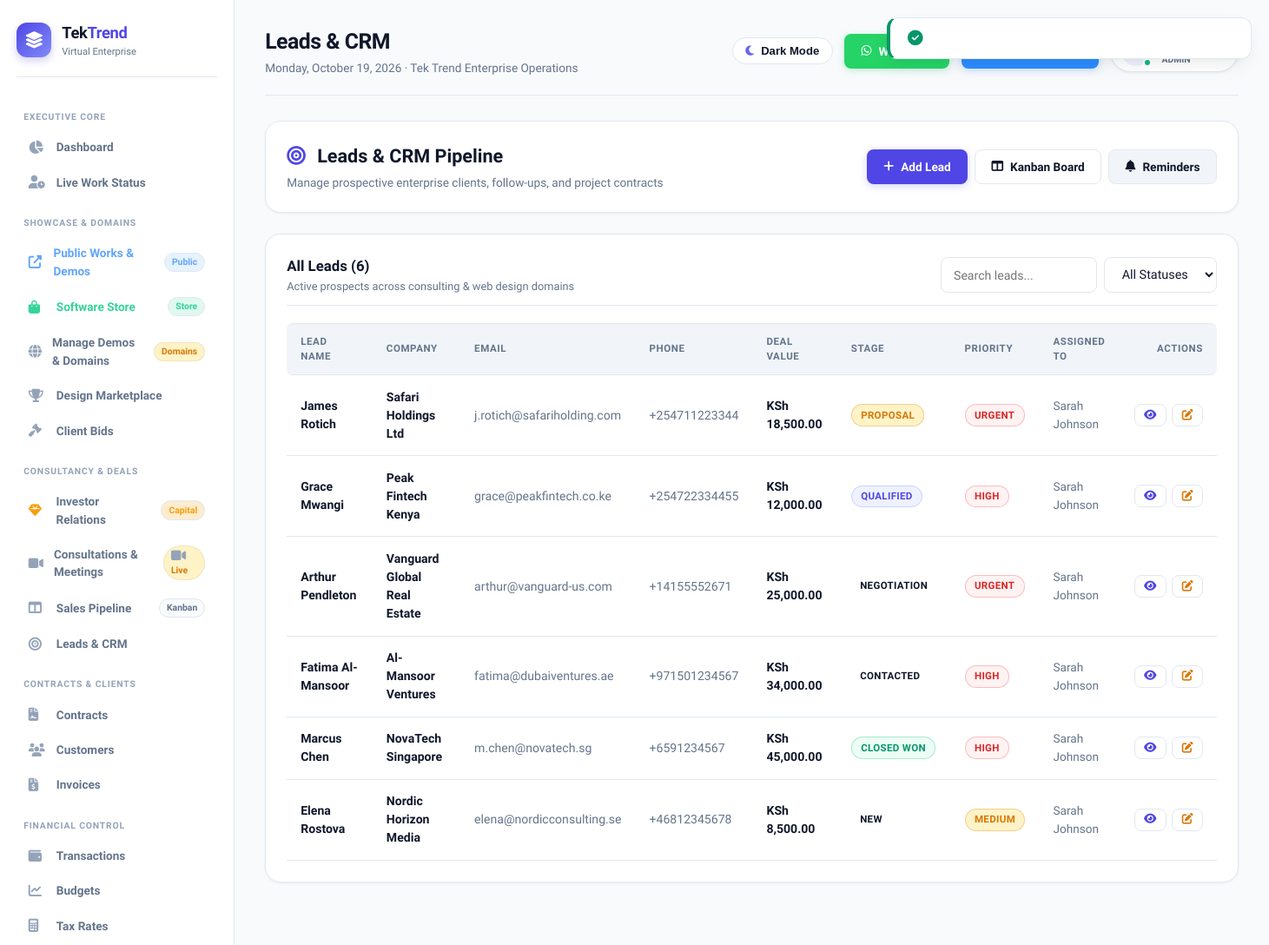
Page /leads (signed in) on the committed database.
### tables this page shows
CREATE TABLE `leads` (
    `id` INT UNSIGNED NOT NULL AUTO_INCREMENT,
    `source_id` INT UNSIGNED DEFAULT NULL,
    `assigned_to` INT UNSIGNED DEFAULT NULL,
    `first_name` VARCHAR(50) NOT NULL,
    `last_name` VARCHAR(50) NOT NULL,
    `email` VARCHAR(100) DEFAULT NULL,
    `phone` VARCHAR(20) DEFAULT NULL,
    `company` VARCHAR(100) DEFAULT NULL,
    `position` VARCHAR(100) DEFAULT NULL,
    `value` DECIMAL(12,2) DEFAULT 0.00,
    `status` ENUM('new','contacted','qualified','proposal','negotiation','closed_won','closed_lost') DEFAULT 'new',
    `priority` ENUM('low','medium','high','urgent') DEFAULT 'medium',
    `notes` TEXT,
    `next_followup` DATETIME DEFAULT NULL,
    `created_at` TIMESTAMP DEFAULT CURRENT_TIMESTAMP,
    `updated_at` TIMESTAMP DEFAULT CURRENT_TIMESTAMP ON UPDATE CURRENT_TIMESTAMP,
    PRIMARY KEY (`id`),
    KEY `source_id` (`source_id`),
    KEY `assigned_to` (`assigned_to`),
    KEY `status` (`status`),
    KEY `priority` (`priority`),
    KEY `next_followup` (`next_followup`)
);

CREATE TABLE `users` (
    `id` INT UNSIGNED NOT NULL AUTO_INCREMENT,
    `department_id` INT UNSIGNED DEFAULT NULL,
    `employee_id` VARCHAR(20) NOT NULL,
    `first_name` VARCHAR(50) NOT NULL,
    `last_name` VARCHAR(50) NOT NULL,
    `email` VARCHAR(100) NOT NULL,
    `phone` VARCHAR(20) DEFAULT NULL,
    `password` VARCHAR(255) NOT NULL,
    `role` ENUM('admin','manager','employee','accountant','sales','support','client','partner') DEFAULT 'employee',
    `position` VARCHAR(100) DEFAULT NULL,
    `avatar` VARCHAR(255) DEFAULT NULL,
    `status` ENUM('active','inactive','suspended','pending') DEFAULT 'active',
    `last_login` TIMESTAMP NULL DEFAULT NULL,
    `last_activity` TIMESTAMP NULL DEFAULT NULL,
    `is_online` TINYINT(1) DEFAULT 0,
    `work_status` ENUM('offline','working','away','break','meeting') DEFAULT 'offline',
    `created_at` TIMESTAMP DEFAULT CURRENT_TIMESTAMP,
    `updated_at` TIMESTAMP DEFAULT CURRENT_TIMESTAMP ON UPDATE CURRENT_TIMESTAMP,
    PRIMARY KEY (`id`),
    UNIQUE KEY `email` (`email`),
    UNIQUE KEY `employee_id` (`employee_id`),
    KEY `department_id` (`department_id`),
    KEY `is_online` (`is_online`),
    KEY `work_status` (`work_status`)
);

### app/views/leads/index.php (the view, shortened to what the rows shown need)
<div class="card mb-4">
    <div style="display: flex; justify-content: space-between; align-items: center; flex-wrap: wrap; gap: 1rem;">
        <div>
            <h2 style="font-size: 1.35rem; font-weight: 800; color: var(--text-main); margin-bottom: 0.25rem;">
                <i class="fas fa-bullseye" style="color: var(--primary); margin-right: 0.5rem;"></i> Leads & CRM Pipeline
            </h2>
            <p style="color: var(--text-muted); font-size: 0.85rem;">Manage prospective enterprise clients, follow-ups, and project contracts</p>
        </div>
        <div style="display: flex; gap: 0.5rem;">
            <a href="<?= eurl('/leads/create') ?>" class="btn btn-primary">
                <i class="fas fa-plus"></i> Add Lead
            </a>
            <a href="<?= eurl('/leads/pipeline') ?>" class="btn btn-outline">
                <i class="fas fa-columns"></i> Kanban Board
            </a>
            <a href="<?= eurl('/leads/followup') ?>" class="btn btn-secondary" title="Upcoming Follow-ups">
                <i class="fas fa-bell"></i> Reminders
            </a>
        </div>
    </div>
</div>
<div class="card">
    <div class="card-header">
        <div>
            <h3 class="card-title">All Leads (<?= count($leads) ?>)</h3>
            <p class="card-subtitle">Active prospects across consulting & web design domains</p>
        </div>
        <form method="GET" action="<?= eurl('/leads') ?>" style="display: flex; gap: 0.5rem; flex-wrap: wrap;">
            <input type="text" name="search" placeholder="Search leads..." value="<?= sanitize($search ?? '') ?>" class="form-control" style="width: 180px;">
            <select name="status" onchange="this.form.submit()" class="form-control" style="width: auto;">
                <option value="">All Statuses</option>
            </select>
        </form>
    </div>
    <div class="table-responsive">
        <table class="table">
            <thead>
                <tr>
                    <th>Lead Name</th>
                    <th>Company</th>
                    <th>Email</th>
                    <th>Phone</th>
                    <th>Deal Value</th>
                    <th>Stage</th>
                    <th>Priority</th>
                    <th>Assigned To</th>
                    <th style="text-align: right;">Actions</th>
                </tr>
            </thead>
            <tbody>
                <?php if (empty($leads)): ?>
                    <tr>
                        <td colspan="9" style="text-align: center; padding: 2rem; color: var(--text-muted);">
                            No leads found. <a href="<?= eurl('/leads/create') ?>" style="color: var(--primary); font-weight: 600;">Add your first lead</a>.
                        </td>
                    </tr>
                <?php else: ?>
                    <?php foreach ($leads as $lead): ?>
                        <tr>
                            <td>
                                <strong style="color: var(--text-main); font-weight: 700;"><?= sanitize($lead['first_name'] . ' ' . $lead['last_name']) ?></strong>
                            </td>
                            <td><span style="color: var(--text-main); font-weight: 600;"><?= sanitize($lead['company'] ?? '-') ?></span></td>
                            <td style="color: var(--text-muted);"><?= sanitize($lead['email'] ?? '-') ?></td>
                            <td style="color: var(--text-muted);"><?= sanitize($lead['phone'] ?? '-') ?></td>
                            <td><strong style="color: var(--text-main);"><?= formatCurrency($lead['value']) ?></strong></td>
                            <td><span class="badge <?= sanitize($lead['status']) ?>"><?= ucfirst(str_replace('_', ' ', sanitize($lead['status']))) ?></span></td>
                            <td><span class="badge status <?= sanitize($lead['priority']) ?>"><?= ucfirst(sanitize($lead['priority'])) ?></span></td>
                            <td><span style="color: var(--text-muted); font-size: 0.85rem;"><?= sanitize(($lead['assigned_first'] ?? '') . ' ' . ($lead['assigned_last'] ?? '')) ?: 'Unassigned' ?></span></td>
                            <td style="text-align: right;">
                                <div style="display: inline-flex; gap: 0.4rem;">
                                    <a href="<?= eurl('/leads/' . $lead['id']) ?>" class="btn btn-outline" style="padding: 0.35rem 0.65rem; font-size: 0.8rem;" title="View Lead">
                                        <i class="fas fa-eye" style="color: var(--primary);"></i>
                                    </a>
                                    <a href="<?= eurl('/leads/' . $lead['id'] . '/edit') ?>" class="btn btn-outline" style="padding: 0.35rem 0.65rem; font-size: 0.8rem;" title="Edit Lead">
                                        <i class="fas fa-edit" style="color: var(--accent);"></i>
                                    </a>
                                </div>
                            </td>
                        </tr>
                    <?php endforeach; ?>
                <?php endif; ?>
            </tbody>
        </table>
    </div>
</div>

### app/core/Router.php (shortened to what the rows shown need)
<?php
class Router {
    private $routes = [];
    private function addRoute($method, $path, $handler, $middleware = []) {
        $this->routes[] = [
            'method'      => $method,
            'path'        => $path,
            'handler'     => $handler,
            'middleware'  => $middleware
        ];
    }
    public function dispatch() {
        $method = $_SERVER['REQUEST_METHOD'];
        $requestPath = parse_url($_SERVER['REQUEST_URI'], PHP_URL_PATH);
        $requestPath = '/' . ltrim($requestPath, '/');
        foreach ($this->routes as $route) {
            if ($route['method'] !== 'ANY' && $route['method'] !== $method) {
                continue;
            }
            $pattern = preg_replace('#\{[^}]+\}#', '([^/]+)', $route['path']);
            $pattern = '#^' . $pattern . '$#';
            if (preg_match($pattern, $requestPath, $matches)) {
                $params = [];
                $this->executeHandler($route['handler'], $params);
                return;
            }
        }
    }
    private function executeHandler($handler, $params = []) {
        if (is_string($handler)) {
            $parts = explode('@', $handler);
            if (count($parts) === 2) {
                $controllerName = $parts[0];
                $methodName = $parts[1];
                if (class_exists($controllerName)) {
                    $controller = new $controllerName();
                    if (method_exists($controller, $methodName)) {
                        call_user_func_array([$controller, $methodName], $params);
                        return;
                    }
                }
            }
        }
    }
}

### rows in the picture
leads: first_name+last_name "James Rotich", company "Safari Holdings Ltd", email "j.rotich@safariholding.com", phone "+254711223344", value "KSh 18,500.00", status "PROPOSAL", priority "URGENT", users.first_name+last_name "Sarah Johnson"
leads: first_name+last_name "Grace Mwangi", company "Peak Fintech Kenya", email "grace@peakfintech.co.ke", phone "+254722334455", value "KSh 12,000.00", status "QUALIFIED", priority "HIGH", users.first_name+last_name "Sarah Johnson"
leads: first_name+last_name "Arthur Pendleton", company "Vanguard Global Real Estate", email "arthur@vanguard-us.com", phone "+14155552671", value "KSh 25,000.00", status "NEGOTIATION", priority "URGENT", users.first_name+last_name "Sarah Johnson"
leads: first_name+last_name "Fatima Al-Mansoor", company "Al-Mansoor Ventures", email "fatima@dubaiventures.ae", phone "+971501234567", value "KSh 34,000.00", status "CONTACTED", priority "HIGH", users.first_name+last_name "Sarah Johnson"
leads: first_name+last_name "Marcus Chen", company "NovaTech Singapore", email "m.chen@novatech.sg", phone "+6591234567", value "KSh 45,000.00", status "CLOSED WON", priority "HIGH", users.first_name+last_name "Sarah Johnson"
leads: first_name+last_name "Elena Rostova", company "Nordic Horizon Media", email "elena@nordicconsulting.se", phone "+46812345678", value "KSh 8,500.00", status "NEW", priority "MEDIUM", users.first_name+last_name "Sarah Johnson"

### other values in the picture
count($leads) "6"
